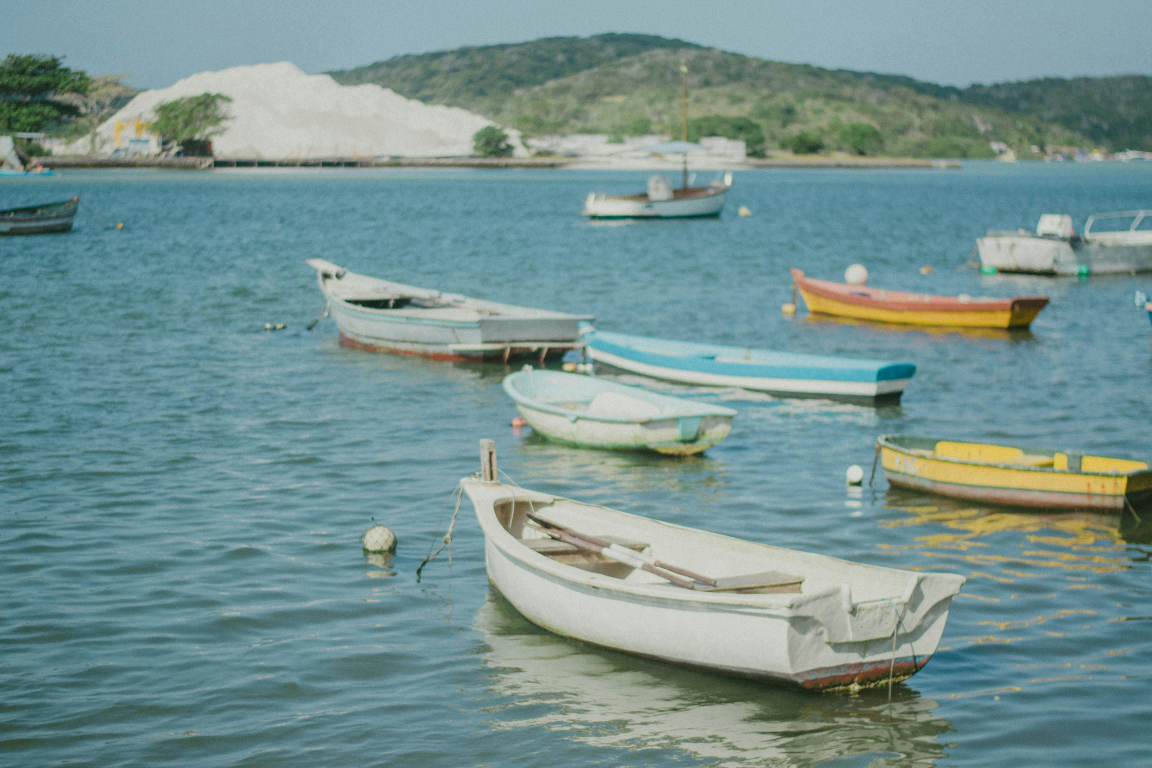
#> input picture Task 7/input_images/pexels-flowerstofox-27082077.jpg, 4608 x 3072 px (shown at 1/4 size); its folder holds only this picture in this run
$ python resizer.py
#> lines starting #> are read from the running program, lines starting #| are printed output that depends on the picture
import os
from PIL import Image

# Folder paths
input_folder = 'input_images'
output_folder = 'output_images'

# Resize dimensions
new_width = 800
new_height = 600

# Output folder create karle agar nahi hai
if not os.path.exists(output_folder):
    os.makedirs(output_folder)

# Har image par loop chalaye
for filename in os.listdir(input_folder):
    if filename.endswith(('.jpg', '.jpeg', '.png', '.webp')):
        img_path = os.path.join(input_folder, filename)
        img = Image.open(img_path)
#> img is the input picture: PIL image 4608x3072 RGB; mean R, G, B 117.8, 146.2, 144.7

        # Resize kare
        resized_img = img.resize((new_width, new_height))
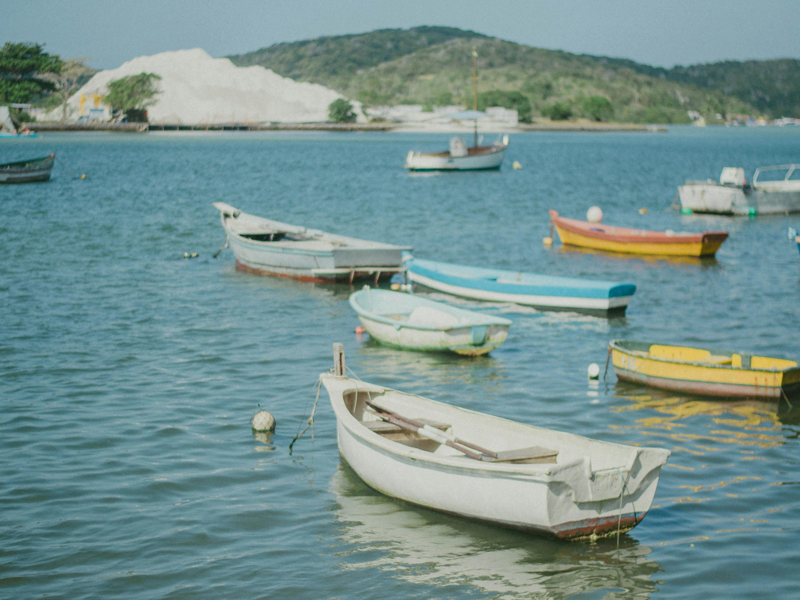
#> resized_img: PIL image 800x600 RGB; mean R, G, B 117.8, 146.2, 144.7

        # Save kare
        output_path = os.path.join(output_folder, filename)
        resized_img.save(output_path)

        print(f"Resized and saved: {filename}")
